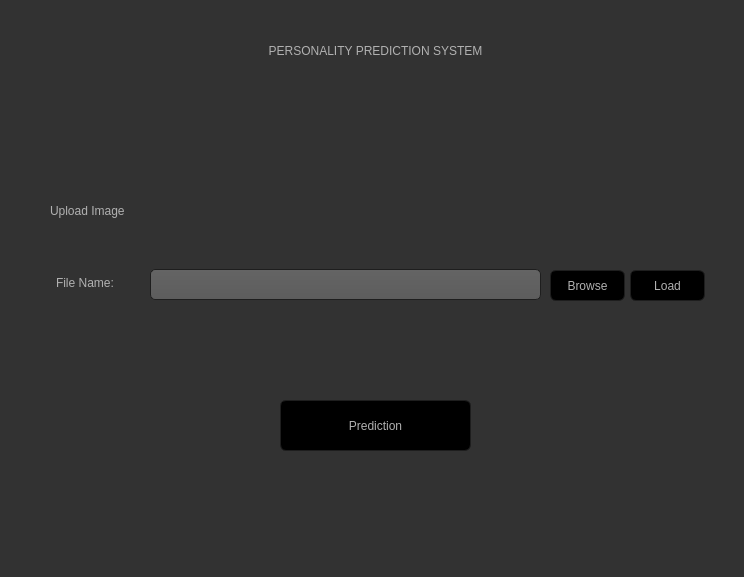
<?xml version="1.0" encoding="UTF-8"?>
<ui version="4.0">
 <class>Form</class>
 <widget class="QWidget" name="Form">
  <property name="geometry">
   <rect>
    <x>0</x>
    <y>0</y>
    <width>744</width>
    <height>577</height>
   </rect>
  </property>
  <property name="windowTitle">
   <string>Form</string>
  </property>
  <property name="styleSheet">
   <string notr="true">font
{color:black}
QToolTip
{
     border: 1px solid black;
     background-color: #ffa02f;
     padding: 1px;
     border-radius: 3px;
     opacity: 100;
}

QWidget
{
    color: #b1b1b1;
    background-color: #323232;
}

QTreeView, QListView
{
    background-color: silver;
    margin-left: 5px;
}

QWidget:item:hover
{
    background-color: QLinearGradient( x1: 0, y1: 0, x2: 0, y2: 1, stop: 0 #ffa02f, stop: 1 #ca0619);
    color: #000000;
}

QWidget:item:selected
{
    background-color: QLinearGradient( x1: 0, y1: 0, x2: 0, y2: 1, stop: 0 #ffa02f, stop: 1 #d7801a);
}

QMenuBar::item
{
    background: transparent;
}

QMenuBar::item:selected
{
    background: transparent;
    border: 1px solid #ffaa00;
}

QMenuBar::item:pressed
{
    background: #444;
    border: 1px solid #000;
    background-color: QLinearGradient(
        x1:0, y1:0,
        x2:0, y2:1,
        stop:1 #212121,
        stop:0.4 #343434/*,
        stop:0.2 #343434,
        stop:0.1 #ffaa00*/
    );
    margin-bottom:-1px;
    padding-bottom:1px;
}

QMenu
{
    border: 1px solid #000;
}

QMenu::item
{
    padding: 2px 20px 2px 20px;
}

QMenu::item:selected
{
    color: #000000;
}

QWidget:disabled
{
    color: #808080;
    background-color: #323232;
}

QAbstractItemView
{
    background-color: QLinearGradient( x1: 0, y1: 0, x2: 0, y2: 1, stop: 0 #4d4d4d, stop: 0.1 #646464, stop: 1 #5d5d5d);
}

QWidget:focus
{
    /*border: 1px solid darkgray;*/
}

QLineEdit
{
    background-color: QLinearGradient( x1: 0, y1: 0, x2: 0, y2: 1, stop: 0 #4d4d4d, stop: 0 #646464, stop: 1 #5d5d5d);
    padding: 1px;
    border-style: solid;
    border: 1px solid #1e1e1e;
    border-radius: 5;
}

QPushButton
{
    color: #b1b1b1;
    background-color: QLinearGradient( x1: 0, y1: 0, x2: 0, y2: 1, stop: 0 #565656, stop: 0.1 #525252, stop: 0.5 #4e4e4e, stop: 0.9 #4a4a4a, stop: 1 #464646);
    border-width: 1px;
    border-color: #1e1e1e;
    border-style: solid;
    border-radius: 6;
    padding: 3px;
    font-size: 12px;
    padding-left: 5px;
    padding-right: 5px;
    min-width: 40px;
}

QPushButton:pressed
{
    background-color: QLinearGradient( x1: 0, y1: 0, x2: 0, y2: 1, stop: 0 #2d2d2d, stop: 0.1 #2b2b2b, stop: 0.5 #292929, stop: 0.9 #282828, stop: 1 #252525);
}

QComboBox
{
    selection-background-color: #ffaa00;
    background-color: QLinearGradient( x1: 0, y1: 0, x2: 0, y2: 1, stop: 0 #565656, stop: 0.1 #525252, stop: 0.5 #4e4e4e, stop: 0.9 #4a4a4a, stop: 1 #464646);
    border-style: solid;
    border: 1px solid #1e1e1e;
    border-radius: 5;
}

QComboBox:hover,QPushButton:hover
{
    border: 2px solid QLinearGradient( x1: 0, y1: 0, x2: 0, y2: 1, stop: 0 #ffa02f, stop: 1 #d7801a);
}


QComboBox:on
{
    padding-top: 3px;
    padding-left: 4px;
    background-color: QLinearGradient( x1: 0, y1: 0, x2: 0, y2: 1, stop: 0 #2d2d2d, stop: 0.1 #2b2b2b, stop: 0.5 #292929, stop: 0.9 #282828, stop: 1 #252525);
    selection-background-color: #ffaa00;
}

QComboBox QAbstractItemView
{
    border: 2px solid darkgray;
    selection-background-color: QLinearGradient( x1: 0, y1: 0, x2: 0, y2: 1, stop: 0 #ffa02f, stop: 1 #d7801a);
}

QComboBox::drop-down
{
     subcontrol-origin: padding;
     subcontrol-position: top right;
     width: 15px;

     border-left-width: 0px;
     border-left-color: darkgray;
     border-left-style: solid; /* just a single line */
     border-top-right-radius: 3px; /* same radius as the QComboBox */
     border-bottom-right-radius: 3px;
 }

QComboBox::down-arrow
{
     image: url(:/dark_orange/img/down_arrow.png);
}

QGroupBox
{
    border: 1px solid darkgray;
    margin-top: 10px;
}

QGroupBox:focus
{
    border: 1px solid darkgray;
}

QTextEdit:focus
{
    border: 1px solid darkgray;
}

QScrollBar:horizontal {
     border: 1px solid #222222;
     background: QLinearGradient( x1: 0, y1: 0, x2: 0, y2: 1, stop: 0.0 #121212, stop: 0.2 #282828, stop: 1 #484848);
     height: 7px;
     margin: 0px 16px 0 16px;
}

QScrollBar::handle:horizontal
{
      background: QLinearGradient( x1: 0, y1: 0, x2: 1, y2: 0, stop: 0 #ffa02f, stop: 0.5 #d7801a, stop: 1 #ffa02f);
      min-height: 20px;
      border-radius: 2px;
}

QScrollBar::add-line:horizontal {
      border: 1px solid #1b1b19;
      border-radius: 2px;
      background: QLinearGradient( x1: 0, y1: 0, x2: 1, y2: 0, stop: 0 #ffa02f, stop: 1 #d7801a);
      width: 14px;
      subcontrol-position: right;
      subcontrol-origin: margin;
}

QScrollBar::sub-line:horizontal {
      border: 1px solid #1b1b19;
      border-radius: 2px;
      background: QLinearGradient( x1: 0, y1: 0, x2: 1, y2: 0, stop: 0 #ffa02f, stop: 1 #d7801a);
      width: 14px;
     subcontrol-position: left;
     subcontrol-origin: margin;
}

QScrollBar::right-arrow:horizontal, QScrollBar::left-arrow:horizontal
{
      border: 1px solid black;
      width: 1px;
      height: 1px;
      background: white;
}

QScrollBar::add-page:horizontal, QScrollBar::sub-page:horizontal
{
      background: none;
}

QScrollBar:vertical
{
      background: QLinearGradient( x1: 0, y1: 0, x2: 1, y2: 0, stop: 0.0 #121212, stop: 0.2 #282828, stop: 1 #484848);
      width: 7px;
      margin: 16px 0 16px 0;
      border: 1px solid #222222;
}

QScrollBar::handle:vertical
{
      background: QLinearGradient( x1: 0, y1: 0, x2: 0, y2: 1, stop: 0 #ffa02f, stop: 0.5 #d7801a, stop: 1 #ffa02f);
      min-height: 20px;
      border-radius: 2px;
}

QScrollBar::add-line:vertical
{
      border: 1px solid #1b1b19;
      border-radius: 2px;
      background: QLinearGradient( x1: 0, y1: 0, x2: 0, y2: 1, stop: 0 #ffa02f, stop: 1 #d7801a);
      height: 14px;
      subcontrol-position: bottom;
      subcontrol-origin: margin;
}

QScrollBar::sub-line:vertical
{
      border: 1px solid #1b1b19;
      border-radius: 2px;
      background: QLinearGradient( x1: 0, y1: 0, x2: 0, y2: 1, stop: 0 #d7801a, stop: 1 #ffa02f);
      height: 14px;
      subcontrol-position: top;
      subcontrol-origin: margin;
}

QScrollBar::up-arrow:vertical, QScrollBar::down-arrow:vertical
{
      border: 1px solid black;
      width: 1px;
      height: 1px;
      background: white;
}


QScrollBar::add-page:vertical, QScrollBar::sub-page:vertical
{
      background: none;
}

QTextEdit
{
    background-color: #242424;
}

QPlainTextEdit
{
    background-color: #242424;
}

QHeaderView::section
{
    background-color: QLinearGradient(x1:0, y1:0, x2:0, y2:1, stop:0 #616161, stop: 0.5 #505050, stop: 0.6 #434343, stop:1 #656565);
    color: white;
    padding-left: 4px;
    border: 1px solid #6c6c6c;
}

QCheckBox:disabled
{
color: #414141;
}

QDockWidget::title
{
    text-align: center;
    spacing: 3px; /* spacing between items in the tool bar */
    background-color: QLinearGradient(x1:0, y1:0, x2:0, y2:1, stop:0 #323232, stop: 0.5 #242424, stop:1 #323232);
}

QDockWidget::close-button, QDockWidget::float-button
{
    text-align: center;
    spacing: 1px; /* spacing between items in the tool bar */
    background-color: QLinearGradient(x1:0, y1:0, x2:0, y2:1, stop:0 #323232, stop: 0.5 #242424, stop:1 #323232);
}

QDockWidget::close-button:hover, QDockWidget::float-button:hover
{
    background: #242424;
}

QDockWidget::close-button:pressed, QDockWidget::float-button:pressed
{
    padding: 1px -1px -1px 1px;
}

QMainWindow::separator
{
    background-color: QLinearGradient(x1:0, y1:0, x2:0, y2:1, stop:0 #161616, stop: 0.5 #151515, stop: 0.6 #212121, stop:1 #343434);
    color: white;
    padding-left: 4px;
    border: 1px solid #4c4c4c;
    spacing: 3px; /* spacing between items in the tool bar */
}

QMainWindow::separator:hover
{

    background-color: QLinearGradient(x1:0, y1:0, x2:0, y2:1, stop:0 #d7801a, stop:0.5 #b56c17 stop:1 #ffa02f);
    color: white;
    padding-left: 4px;
    border: 1px solid #6c6c6c;
    spacing: 3px; /* spacing between items in the tool bar */
}

QToolBar::handle
{
     spacing: 3px; /* spacing between items in the tool bar */
     background: url(:/dark_orange/img/handle.png);
}

QMenu::separator
{
    height: 2px;
    background-color: QLinearGradient(x1:0, y1:0, x2:0, y2:1, stop:0 #161616, stop: 0.5 #151515, stop: 0.6 #212121, stop:1 #343434);
    color: white;
    padding-left: 4px;
    margin-left: 10px;
    margin-right: 5px;
}

QProgressBar
{
    border: 2px solid grey;
    border-radius: 5px;
    text-align: center;
}

QProgressBar::chunk
{
    background-color: #d7801a;
    width: 2.15px;
    margin: 0.5px;
}

QTabBar::tab {
    color: #b1b1b1;
    border: 1px solid #444;
    border-bottom-style: none;
    background-color: #323232;
    padding-left: 10px;
    padding-right: 10px;
    padding-top: 3px;
    padding-bottom: 2px;
    margin-right: -1px;
}

QTabWidget::pane {
    border: 1px solid #444;
    top: 1px;
}

QTabBar::tab:last
{
    margin-right: 0; /* the last selected tab has nothing to overlap with on the right */
    border-top-right-radius: 3px;
}

QTabBar::tab:first:!selected
{
 margin-left: 0px; /* the last selected tab has nothing to overlap with on the right */


    border-top-left-radius: 3px;
}

QTabBar::tab:!selected
{
    color: #b1b1b1;
    border-bottom-style: solid;
    margin-top: 3px;
    background-color: QLinearGradient(x1:0, y1:0, x2:0, y2:1, stop:1 #212121, stop:.4 #343434);
}

QTabBar::tab:selected
{
    border-top-left-radius: 3px;
    border-top-right-radius: 3px;
    margin-bottom: 0px;
}

QTabBar::tab:!selected:hover
{
    /*border-top: 2px solid #ffaa00;
    padding-bottom: 3px;*/
    border-top-left-radius: 3px;
    border-top-right-radius: 3px;
    background-color: QLinearGradient(x1:0, y1:0, x2:0, y2:1, stop:1 #212121, stop:0.4 #343434, stop:0.2 #343434, stop:0.1 #ffaa00);
}

QRadioButton::indicator:checked, QRadioButton::indicator:unchecked{
    color: #b1b1b1;
    background-color: #323232;
    border: 1px solid #b1b1b1;
    border-radius: 6px;
}

QRadioButton::indicator:checked
{
    background-color: qradialgradient(
        cx: 0.5, cy: 0.5,
        fx: 0.5, fy: 0.5,
        radius: 1.0,
        stop: 0.25 #ffaa00,
        stop: 0.3 #323232
    );
}

QCheckBox::indicator{
    color: #b1b1b1;
    background-color: #323232;
    border: 1px solid #b1b1b1;
    width: 9px;
    height: 9px;
}

QRadioButton::indicator
{
    border-radius: 6px;
}

QRadioButton::indicator:hover, QCheckBox::indicator:hover
{
    border: 1px solid #ffaa00;
}

QCheckBox::indicator:checked
{
    image:url(:/dark_orange/img/checkbox.png);
}

QCheckBox::indicator:disabled, QRadioButton::indicator:disabled
{
    border: 1px solid #444;
}


QSlider::groove:horizontal {
    border: 1px solid #3A3939;
    height: 8px;
    background: #201F1F;
    margin: 2px 0;
    border-radius: 2px;
}

QSlider::handle:horizontal {
    background: QLinearGradient( x1: 0, y1: 0, x2: 0, y2: 1,
      stop: 0.0 silver, stop: 0.2 #a8a8a8, stop: 1 #727272);
    border: 1px solid #3A3939;
    width: 14px;
    height: 14px;
    margin: -4px 0;
    border-radius: 2px;
}

QSlider::groove:vertical {
    border: 1px solid #3A3939;
    width: 8px;
    background: #201F1F;
    margin: 0 0px;
    border-radius: 2px;
}

QSlider::handle:vertical {
    background: QLinearGradient( x1: 0, y1: 0, x2: 0, y2: 1, stop: 0.0 silver,
      stop: 0.2 #a8a8a8, stop: 1 #727272);
    border: 1px solid #3A3939;
    width: 14px;
    height: 14px;
    margin: 0 -4px;
    border-radius: 2px;
}

QAbstractSpinBox {
    padding-top: 2px;
    padding-bottom: 2px;
    border: 1px solid darkgray;

    border-radius: 2px;
    min-width: 50px;
}
</string>
  </property>
  <widget class="QLabel" name="label">
   <property name="geometry">
    <rect>
     <x>30</x>
     <y>20</y>
     <width>691</width>
     <height>61</height>
    </rect>
   </property>
   <property name="styleSheet">
    <string notr="true">font: 87 28pt &quot;Segoe UI Black&quot;;</string>
   </property>
   <property name="text">
    <string>PERSONALITY PREDICTION SYSTEM</string>
   </property>
   <property name="alignment">
    <set>Qt::AlignCenter</set>
   </property>
  </widget>
  <widget class="QLabel" name="label_2">
   <property name="geometry">
    <rect>
     <x>50</x>
     <y>190</y>
     <width>171</width>
     <height>41</height>
    </rect>
   </property>
   <property name="styleSheet">
    <string notr="true">font: 87 18pt &quot;Segoe UI Black&quot;;</string>
   </property>
   <property name="text">
    <string>Upload Image</string>
   </property>
  </widget>
  <widget class="QLineEdit" name="lineEdit">
   <property name="geometry">
    <rect>
     <x>150</x>
     <y>269</y>
     <width>391</width>
     <height>31</height>
    </rect>
   </property>
  </widget>
  <widget class="QLabel" name="label_3">
   <property name="geometry">
    <rect>
     <x>56</x>
     <y>272</y>
     <width>81</width>
     <height>21</height>
    </rect>
   </property>
   <property name="styleSheet">
    <string notr="true">font: 87 11pt &quot;Segoe UI Black&quot;;</string>
   </property>
   <property name="text">
    <string>File Name:</string>
   </property>
  </widget>
  <widget class="QPushButton" name="pushButton">
   <property name="geometry">
    <rect>
     <x>550</x>
     <y>270</y>
     <width>75</width>
     <height>31</height>
    </rect>
   </property>
   <property name="styleSheet">
    <string notr="true">font: 87 12pt &quot;Segoe UI Black&quot;;
background-color:black;</string>
   </property>
   <property name="text">
    <string>Browse</string>
   </property>
  </widget>
  <widget class="QPushButton" name="pushButton_2">
   <property name="geometry">
    <rect>
     <x>630</x>
     <y>270</y>
     <width>75</width>
     <height>31</height>
    </rect>
   </property>
   <property name="styleSheet">
    <string notr="true">font: 87 12pt &quot;Segoe UI Black&quot;;
background-color:black;</string>
   </property>
   <property name="text">
    <string>Load</string>
   </property>
  </widget>
  <widget class="QPushButton" name="pushButton_3">
   <property name="geometry">
    <rect>
     <x>280</x>
     <y>400</y>
     <width>191</width>
     <height>51</height>
    </rect>
   </property>
   <property name="styleSheet">
    <string notr="true">font: 87 12pt &quot;Segoe UI Black&quot;;
background-color:black;</string>
   </property>
   <property name="text">
    <string>Prediction</string>
   </property>
  </widget>
 </widget>
 <resources/>
 <connections/>
</ui>
